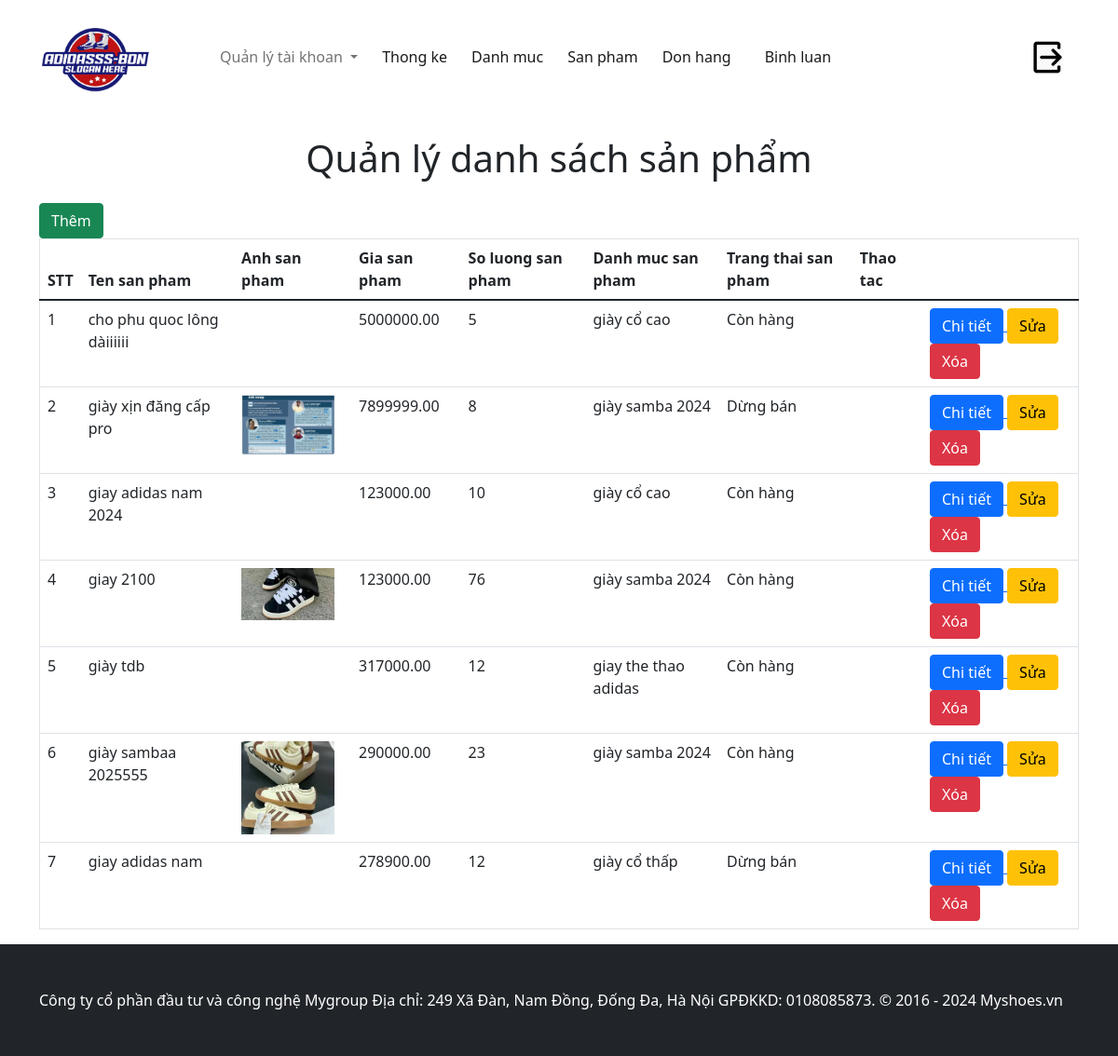
Screenshot of /admin/?act=san-pham (signed in) with the database file from the repository.
### tables this page shows
CREATE TABLE `san_phams` (
  `id` int NOT NULL,
  `ten_san_pham` varchar(255) NOT NULL,
  `gia_san_pham` decimal(10,2) NOT NULL,
  `gia_khuyen_mai` decimal(10,2) DEFAULT NULL,
  `hinh_anh` varchar(255) DEFAULT NULL,
  `so_luong` int NOT NULL,
  `luot_xem` int DEFAULT '0',
  `ngay_nhap` date NOT NULL,
  `mo_ta` text,
  `danh_muc_id` int NOT NULL,
  `trang_thai` tinyint NOT NULL DEFAULT '1',
  `ngay_cap_nhat_luot_xem` date DEFAULT NULL
);

CREATE TABLE `danh_mucs` (
  `id` int NOT NULL,
  `ten_danh_muc` varchar(255) NOT NULL,
  `mo_ta` text
);

### admin/index.php (called while the page is built, shortened)
<?php
require_once '../commons/function.php';
require_once './controller/adminSanPhamController.php';
require_once './model/adminSanPham.php';
require_once './model/adminSanPham.php';
require_once "./view/asset/header.php";
require_once "./view/asset/footer.php";

### admin/controller/adminSanPhamController.php (called while the page is built, shortened)
<?php
class adminSanPhamController
{
    public $modelSanPham;
    public function __construct()
    {
        $this->modelSanPham = new adminSanPham();
    }
    public function danhsachSanPham()
    {
        $listSanPham = $this->modelSanPham->getAllSanPham();
        require_once './view/sanpham/listSanpham.php';
    }
}

### commons/function.php (called while the page is built, shortened)
<?php
function connectDB() {
    $host = DB_HOST;
    $port = DB_PORT;
    $dbname = DB_NAME;
    try {
        $conn = new PDO("mysql:host=$host;port=$port;dbname=$dbname", DB_USERNAME, DB_PASSWORD);
        $conn->setAttribute(PDO::ATTR_ERRMODE, PDO::ERRMODE_EXCEPTION);
        $conn->setAttribute(PDO::ATTR_DEFAULT_FETCH_MODE, PDO::FETCH_ASSOC);
        return $conn;
    } catch (PDOException $e) {
        echo ("Connection failed: " . $e->getMessage());
    }
}

### admin/model/adminSanPham.php (called while the page is built, shortened)
<?php
class adminSanPham
{
    public $conn;
    public function __construct()
    {
        $this->conn = connectDB();
    }
    public function getAllSanPham()
    {
        try {
            $sql = 'SELECT  san_phams.*,danh_mucs.ten_danh_muc
            FROM san_phams
            INNER JOIN danh_mucs ON san_phams.danh_muc_id = danh_mucs.id
            ';
            $stmt = $this->conn->prepare($sql);
            $stmt->execute();
            return $stmt->fetchAll();
        } catch (Exception $e) {
            echo "Loi" . $e->getMessage();
        }
    }
}

### admin/view/sanpham/listSanpham.php (the view)
<div class="container">
  <h1 class="my-4 text-center">Quản lý danh sách sản phẩm</h1>
  <a href="<?= BASE_URL_AMIN . '?act=form-them-san-pham' ?>"><button class="btn btn-success">Thêm</button></a>
  <table class="table" border="1">
    <thead>
      <tr>
        <th scope="col">STT</th>
        <th scope="col">Ten san pham</th>
        <th scope="col">Anh san pham</th>
        <th scope="col">Gia san pham</th>
        <th scope="col">So luong san pham</th>
        <th scope="col">Danh muc san pham</th>
        <th scope="col">Trang thai san pham</th>
        <th scope="col">Thao tac</th>
      </tr>
    </thead>
    <tbody>
      <?php foreach ($listSanPham as $key => $sanPham) : ?>
        <tr>
          <td><?= $key + 1 ?></td>
          <td><?= $sanPham['ten_san_pham'] ?></td>
          <td><img src="<?= BASE_URL . $sanPham['hinh_anh'] ?>" style="width:100px" alt="" onerror="this.onerror=null; this.src='https://cdn.storims.com/api/v2/image/resize?path=https://storage.googleapis.com/storims_cdn/storims/uploads/e4866a58448d438c71c8b448355913cd.jpeg&format=jpeg'"></td>
          <td><?= $sanPham['gia_san_pham'] ?></td>
          <td><?= $sanPham['so_luong'] ?></td>
          <td><?= $sanPham['ten_danh_muc'] ?></td>
          <td><?= $sanPham['trang_thai'] == 1 ? 'Còn hàng' : 'Dừng bán' ?></td>
          <td></td>
          <td>
            <a href="<?= BASE_URL_AMIN . '?act=chi-tiet-san-pham&id_san_pham=' . $sanPham['id'] ?>">
              <button class="btn btn-primary">Chi tiết</button>
            </a>
            <a href="<?= BASE_URL_AMIN . '?act=form-sua-san-pham&id_san_pham=' . $sanPham['id'] ?>">
              <button class="btn btn-warning">Sửa</button>
            </a>
            <a href="<?= BASE_URL_AMIN . '?act=xoa-san-pham&id_san_pham=' . $sanPham['id'] ?>"
              onclick="return confirm('Bạn muốn xóa không ?')">
              <button class="btn btn-danger">Xóa</button>
            </a>
          </td>
        </tr>
      <?php endforeach ?>
    </tbody>
  </table>
</div>

### admin/view/asset/header.php (shortened to what this page needs)
<!DOCTYPE html>
<html lang="en">
<head>
    <link href="https://cdn.jsdelivr.net/npm/bootstrap@5.1.3/dist/css/bootstrap.min.css" rel="stylesheet">
    <link rel="stylesheet" href="view/asset/css/style.css">
</head>
<body>
    <header id="header">
        <nav class="navbar navbar-expand-lg navbar-light" style="background-color: white;">
            <div class="container ">
                <a class="navbar-brand" href="#">
                    <img  src="<?= BASE_URL ?>/view/asset/images/logo.png" width="120px" alt="">
                </a>
                <div class="collapse navbar-collapse ms-50" id="navbarPrimaryMenu">
                    <ul class="navbar-nav me-auto mb-2 mb-lg-0">
                        <li class="nav-item ">
                        <li class="nav-item dropdown">
                            <a class="nav-link dropdown-toggle" href="#" id="navbarDropdown" role="button" data-bs-toggle="dropdown" aria-expanded="false">
                                Quản lý tài khoan
                            </a>
                        </li>
                        </li>
                        <li class="nav-item ps-10">
                            <a class="nav-link active" aria-current="page" href=<?= BASE_URL_AMIN . '?act=thong-ke&month=' . ($_GET['month'] ?? date('m')) . '&year=' . ($_GET['year'] ?? date('Y')) ?>">Thong ke</a>
                        </li>
                        <li class="nav-item ps-10">
                            <a class="nav-link active" aria-current="page" href="<?= BASE_URL_AMIN . '?act=danh-muc' ?>">Danh muc</a>
                        </li>
                        <li class="nav-item ps-10">
                            <a class="nav-link active" aria-current="page" href="<?= BASE_URL_AMIN . '?act=san-pham' ?>">San pham</a>
                        </li>
                        <li class="nav-item ps-10">
                            <a class="nav-link active" aria-current="page" href="<?= BASE_URL_AMIN . '?act=don-hang' ?>">Don hang</a>
                        </li>
                        <li class="nav-item ps-10">
                        </li>
                        <li class="nav-item ps-10">
                            <a class="nav-link active" aria-current="page" href="#">Binh luan</a>
                        </li>
                    </ul>
                </div>
                <div class="nav-item dropdown ms-50">
                    <a class="nav-link active" aria-current="page" href="<?= BASE_URL_AMIN . '?act=logout-admin' ?>" onclick="return confirm('Đăng xuất tài khoản ?')"><img src="./view/asset/images/logout.jpg" alt="" style="width:35px"></a>
                </div>
            </div>
        </nav>
    </header>
</body>
</html>

### admin/view/asset/footer.php (shortened to what this page needs)
<!DOCTYPE html>
<html lang="en">
<head>
    <link href="https://cdn.jsdelivr.net/npm/bootstrap@5.1.3/dist/css/bootstrap.min.css" rel="stylesheet">
    <link rel="stylesheet" href="view/asset/css/style.css">
</head>
<body>
    <footer class="bg-dark text-white py-5">
        <div class="container">
            <div class="row">
                <div class="col-12 text-canter">
                                    Công ty cổ phần đầu tư và công nghệ Mygroup
                    Địa chỉ: 249 Xã Đàn, Nam Đồng, Đống Đa, Hà Nội
                    GPĐKKD: 0108085873. © 2016 - 2024 Myshoes.vn
                </div>
            </div>
        </div>
    </footer>
</body>
</html>

### admin/view/asset/css/style.css (style rules this page uses)
.ps-10 { padding-left: 10px; }
.ms-50 { margin-left: 50px; }

### rows the page displays
san_phams: ten_san_pham "cho phu quoc lông dàiiiiii", gia_san_pham "5000000.00", so_luong "5", danh_muc.ten_danh_muc "giày cổ cao", trang_thai "Còn hàng"
san_phams: ten_san_pham "giày xịn đăng cấp pro", hinh_anh (picture), gia_san_pham "7899999.00", so_luong "8", danh_muc.ten_danh_muc "giày samba 2024", trang_thai "Dừng bán"
san_phams: ten_san_pham "giay adidas nam 2024", gia_san_pham "123000.00", so_luong "10", danh_muc.ten_danh_muc "giày cổ cao", trang_thai "Còn hàng"
san_phams: ten_san_pham "giay 2100", hinh_anh (picture), gia_san_pham "123000.00", so_luong "76", danh_muc.ten_danh_muc "giày samba 2024", trang_thai "Còn hàng"
san_phams: ten_san_pham "giày tdb", gia_san_pham "317000.00", so_luong "12", danh_muc.ten_danh_muc "giay the thao adidas", trang_thai "Còn hàng"
san_phams: ten_san_pham "giày sambaa 2025555", hinh_anh (picture), gia_san_pham "290000.00", so_luong "23", danh_muc.ten_danh_muc "giày samba 2024", trang_thai "Còn hàng"
san_phams: ten_san_pham "giay adidas nam", gia_san_pham "278900.00", so_luong "12", danh_muc.ten_danh_muc "giày cổ thấp", trang_thai "Dừng bán"
